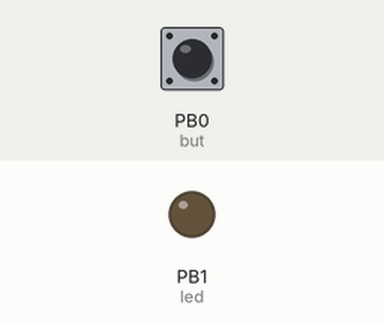
The sketch below on a simulated ATtiny85, built with avr-gcc and run on an emulated ATtiny85. Parts: output pins drawn as LEDs (lit = HIGH). Dashed ring = blinking. The test bench sets the inputs (shaded band); at power-on: PB0 (but) LOW.

Above: at 1.2 s.
1.3 s: PB0 (but) pulled HIGH for 0.15 s
At 2.1 s:
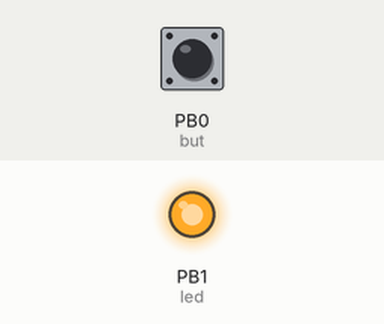
2.9 s: PB0 (but) pulled HIGH for 1 s
At 3.06 s:
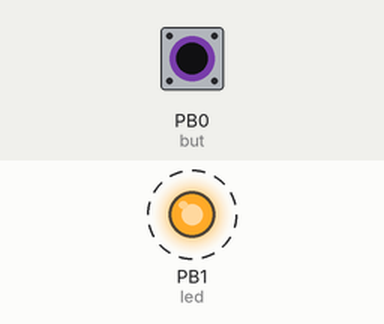
5.9 s: PB0 (but) pulled HIGH for 3.2 s
Timing chart, 0 to 8.9 s (numbered marks = the images above; inputs shaded):
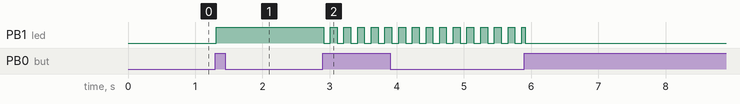

Measured:
- after the input at 1.3 s, PB1 (led): LOW → HIGH at once
- after the input at 2.9 s, PB1 (led): alternates HIGH for 0.10 s and LOW for 0.10 s, starting at once

The sketch:

ATTiny85HelloMode.ino
```cpp
// Hello World for Programming an ATTiny85
//Cameron Acton

//Pin Assignment
const int led = 1;
const int but = 0;

int butState;
int prevState;

int state = 0; //Variable which controls the state of the circuit

long sT = millis(); //Variable to track the "starting time" a timer
boolean lit = true; //Controlls the lit status of an led in the blinking state

void setup() {
  pinMode(led, OUTPUT);
  pinMode(but, INPUT);
}

void loop() {
  butState = digitalRead(but);

  //Used for debouncing user button inputs and changing states
  if (butState == 1 && prevState == 0) {
    delay(10); //Used to debounce hardware
    state ++;
    if (state > 2) {
      state = 0;
    }
  }

  prevState = butState;

  //FSM that controlls the "state" of the LED
  switch (state) {
    case 0: //OFF STATE//
      digitalWrite(led, LOW);
      break;
    case 1: //ON STATE//
      digitalWrite(led, HIGH);
      break;
    case 2: //BLINKING STATE//
      //Timer
      if (millis() - sT > 100) {
        if (lit) {
          lit = !lit;
        } else {
          lit = !lit;
        }
        sT = millis();
      }

      //Used to control status of LED
      if (lit) {
        digitalWrite(led, HIGH);
      } else {
        digitalWrite(led, LOW);
      }
      break;
  }
}
```
